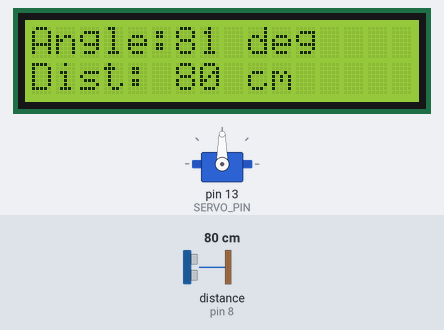
Bench run of a sketch on a simulated Arduino Uno, built with avr-gcc and run on an emulated ATmega328P. Shown: 16×2 character LCD, servo. Wiring (inferred from the names in the program): ultrasonic range finder: trigger pin 9; echo pin 8. The test bench sets the inputs (shaded band); at power-on: distance to the obstacle (sensor on pin 8) 80 cm. The echo pulse lasts 58.3 µs per cm; what the sketch prints to the serial monitor is not drawn.

Above: at 1.5 s.
1.6 s: distance to the obstacle (sensor on pin 8) set to 4 cm
At 2.05 s:
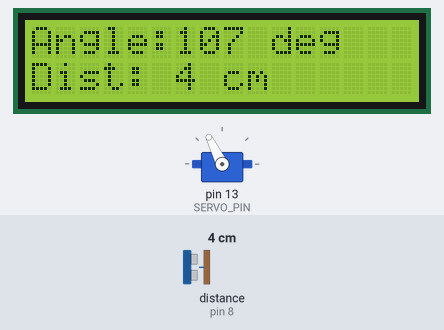
4.3 s: distance to the obstacle (sensor on pin 8) set to 2 cm
At 4.52 s:
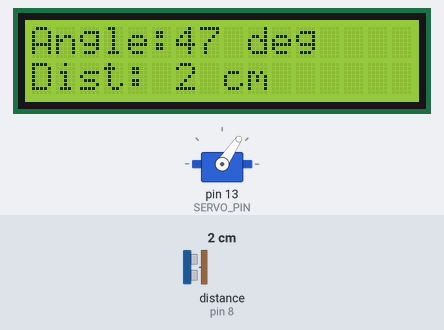
5.8 s: distance to the obstacle (sensor on pin 8) set to 60 cm
At 6.05 s:
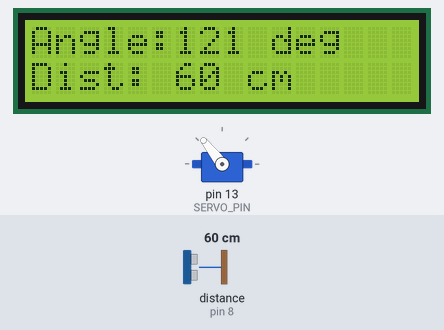
7.4 s: distance to the obstacle (sensor on pin 8) set to 35 cm
At 7.92 s:
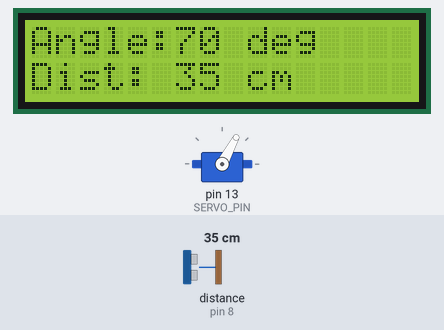
Timing chart, 0 to 9.9 s (numbered marks = the images above; inputs shaded):
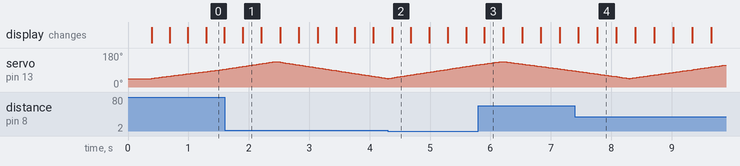

Measured:
- by itself, servo on pin 13 (SERVO_PIN): rises from 94° to 135° in 0.82 s, then falls to 45° in 1.9 s

The sketch:

arduino-radar.ino
```cpp
/*
 * Superstar Arduino Radar Controller
 * Hardware:
 *   SG90 servo signal -> D13
 *   HC-SR04 TRIG -> D9, ECHO -> D8
 *   16x2 LCD: RS=12, E=11, D4=5, D5=4, D6=3, D7=2
 *
 * Serial protocol (9600 baud): angle,distance
 * Distance is centimeters; -1 means an invalid/out-of-range reading.
 *
 * Adjust STEP_DELAY_MS to change sweep speed. Smaller values are faster.
 */

#include <Servo.h>
#include <LiquidCrystal.h>

const byte SERVO_PIN = 13;
const byte TRIG_PIN = 9;
const byte ECHO_PIN = 8;

const int MIN_ANGLE = 45;
const int MAX_ANGLE = 135;
const unsigned int STEP_DELAY_MS = 18; // Tune this for sweep speed.
const unsigned long ECHO_TIMEOUT_US = 30000UL;
const float MAX_VALID_DISTANCE_CM = 400.0f;

Servo radarServo;
LiquidCrystal lcd(12, 11, 5, 4, 3, 2);

int currentAngle = MIN_ANGLE;
int direction = 1;
String previousAngleText = "";
String previousDistanceText = "";

long measureDistanceCm() {
  digitalWrite(TRIG_PIN, LOW);
  delayMicroseconds(3);
  digitalWrite(TRIG_PIN, HIGH);
  delayMicroseconds(10);
  digitalWrite(TRIG_PIN, LOW);

  unsigned long duration = pulseIn(ECHO_PIN, HIGH, ECHO_TIMEOUT_US);
  if (duration == 0) return -1;

  float distance = duration / 58.0f;
  if (distance <= 0.0f || distance > MAX_VALID_DISTANCE_CM) return -1;
  return lround(distance);
}

void updateLcdField(byte column, byte row, const String &value, String &previous) {
  if (value == previous) return;
  lcd.setCursor(column, row);
  lcd.print(value);
  // Pad the remainder of the field without clearing the whole LCD.
  for (byte i = value.length(); i < 8; i++) lcd.print(' ');
  previous = value;
}

void setup() {
  Serial.begin(9600);
  pinMode(TRIG_PIN, OUTPUT);
  pinMode(ECHO_PIN, INPUT);
  digitalWrite(TRIG_PIN, LOW);

  lcd.begin(16, 2);
  lcd.setCursor(0, 0);
  lcd.print("Angle:");
  lcd.setCursor(0, 1);
  lcd.print("Dist:");

  radarServo.attach(SERVO_PIN);
  radarServo.write(currentAngle);
  delay(300);
}

void loop() {
  radarServo.write(currentAngle);
  delay(STEP_DELAY_MS);

  long distanceCm = measureDistanceCm();

  // Exact CSV line expected by the browser: angle,distance
  Serial.print(currentAngle);
  Serial.print(',');
  Serial.println(distanceCm);

  updateLcdField(6, 0, String(currentAngle) + " deg", previousAngleText);
  String distanceText = distanceCm < 0 ? "Invalid" : String(distanceCm) + " cm";
  updateLcdField(6, 1, distanceText, previousDistanceText);

  currentAngle += direction;
  if (currentAngle >= MAX_ANGLE) {
    currentAngle = MAX_ANGLE;
    direction = -1;
  } else if (currentAngle <= MIN_ANGLE) {
    currentAngle = MIN_ANGLE;
    direction = 1;
  }
}
```
